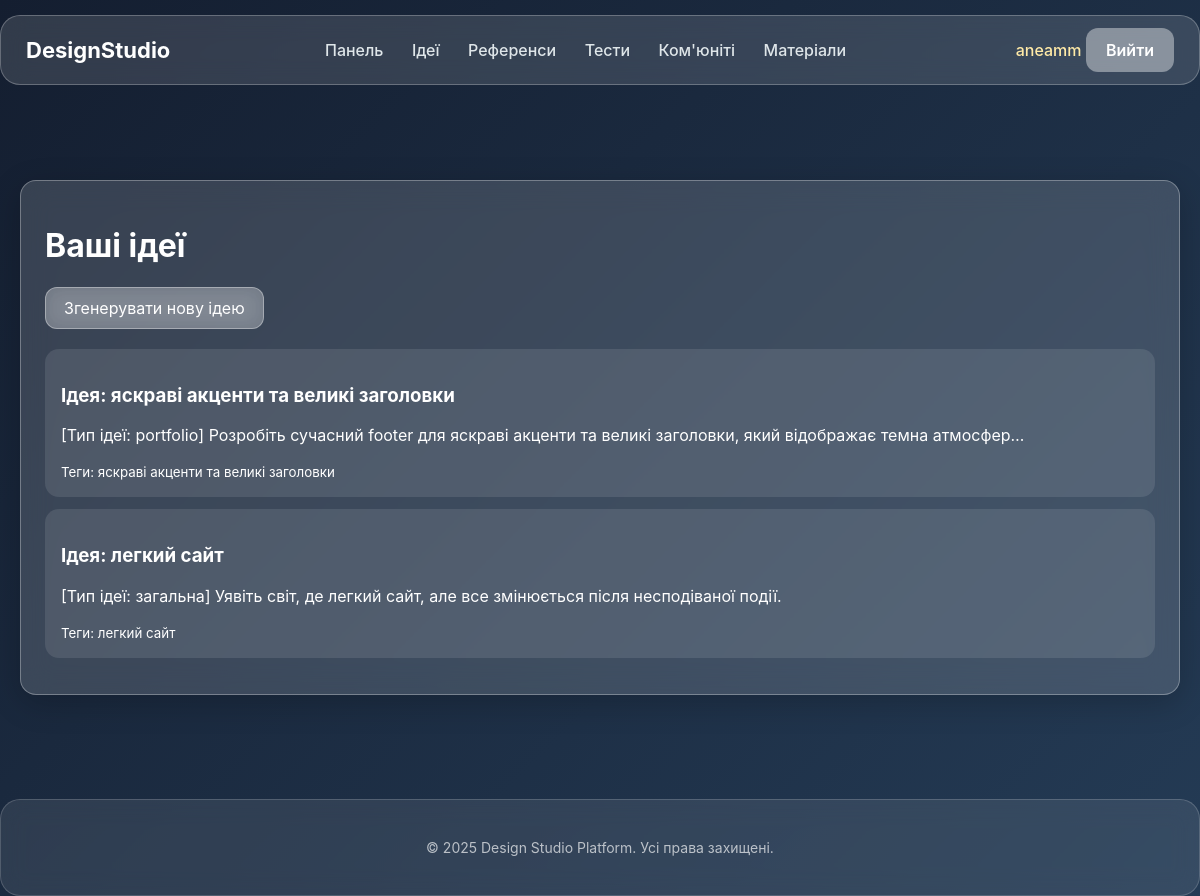
Before: /ideas/ (signed in) with the older database file.
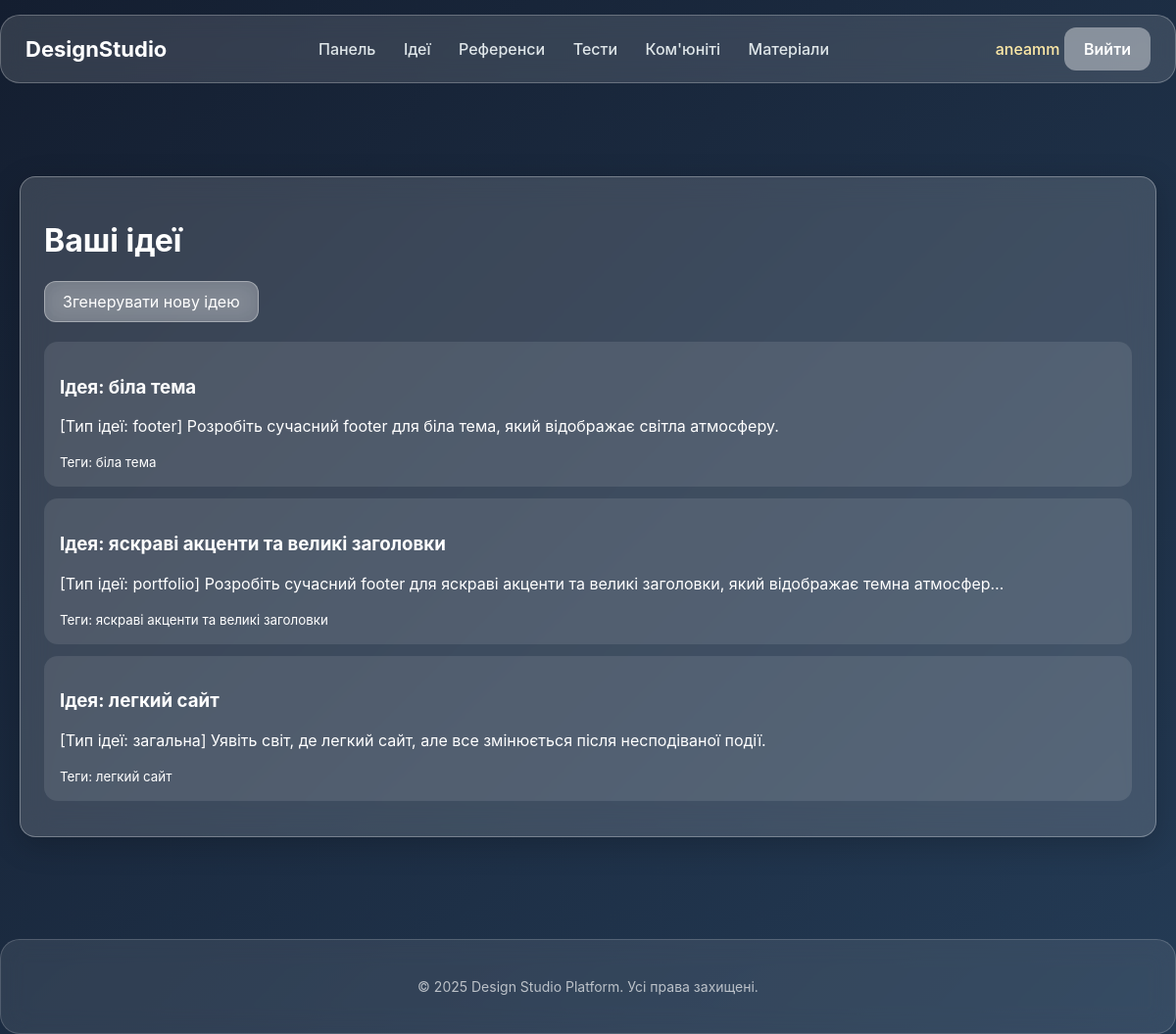
After: the same page with the newer database file.
### ideas/models.py (models this page shows, shortened)
class Idea(models.Model):
    user = models.ForeignKey(User, on_delete=models.CASCADE, related_name="ideas")
    title = models.CharField(max_length=255)
    description = models.TextField()
    tags = models.CharField(max_length=255, blank=True)
    created_at = models.DateTimeField(auto_now_add=True)
    is_favorite = models.BooleanField(default=False)
    idea_type = models.CharField(
        max_length=50,
        choices=[
            ("pet-project", "Pet-project"),
            ("header", "Header design"),
            ("footer", "Footer design"),
            ("landing", "Landing page"),
            ("portfolio", "Portfolio element")
        ],
        default="pet-project"
    )

### ideas/views.py (the view)
# urls.py: path("", views.idea_list, name="list"),
@login_required
def idea_list(request):
    ideas = Idea.objects.filter(user=request.user).order_by("-created_at")
    return render(request, "ideas/idea_list.html", {"ideas": ideas})

### ideas/templates/ideas/idea_list.html
{% extends "base.html" %}
{% load static %}
{% block extra_css %}
<link rel="stylesheet" href="{% static 'ideas/css/ideas.css' %}">
{% endblock %}
{% block content %}
<div class="glass-card">
    <h1>Ваші ідеї</h1>
    <a href="{% url 'ideas:generate' %}" class="glass-button" style="margin-bottom: 20px; display:inline-block;">
        Згенерувати нову ідею
    </a>
    {% if ideas %}
        <div class="idea-list">
            {% for idea in ideas %}
                <div class="idea-item">
                    <a href="{% url 'ideas:detail' idea.id %}">
                        <h3>{{ idea.title }}</h3>
                    </a>
                    <p>{{ idea.description|truncatechars:120 }}</p>
                    {% if idea.tags %}
                        <small>Теги: {{ idea.tags }}</small>
                    {% endif %}
                </div>
            {% endfor %}
        </div>
    {% else %}
        <p>У вас ще немає ідей. Ви можете створити першу за допомогою генератора.</p>
    {% endif %}
</div>
{% endblock %}

Changed rows visible on the page:
added Idea: title "Ідея: біла тема", description "[Тип ідеї: footer] Розробіть сучасний footer для біла тема, який відображає світла атмосферу.", tags "біла тема"
